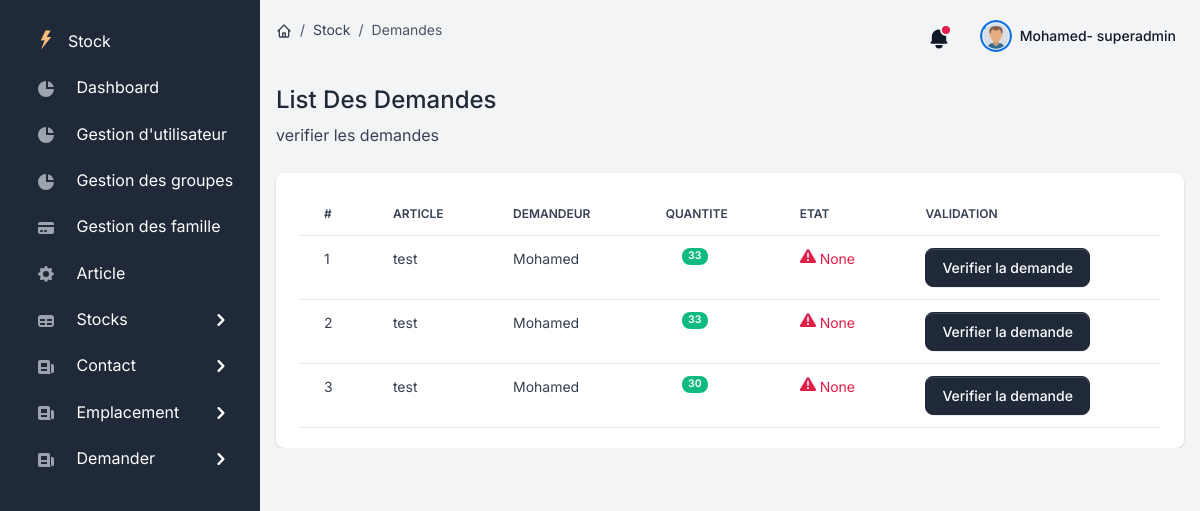
The page /demandes/list_demande (signed in) on the database its author committed.
### users/models.py (models this page shows, shortened)
class User(AbstractUser):
    USER_TYPE_CHOICES = (
      (1, 'admin'),
      (2, 'user'),
      (4, 'superadmin'),)
    role = models.PositiveSmallIntegerField(choices=USER_TYPE_CHOICES,default=4)

class demande(models.Model):
    choix_etat = (
        ('en-cours', 'en-cours'),
        ('rejeter', 'rejeter'),
        ('valider','valider'),)
    article = models.ForeignKey(Stock,on_delete=models.CASCADE)
    demander = models.ForeignKey(User,on_delete=models.CASCADE)
    quantite  = models.IntegerField(default=0)
    created = models.DateTimeField(auto_now_add=True)
    validation = models.CharField(max_length=50, blank=True, null=True,choices=choix_etat)

class Stock(models.Model):
    id_sous_famille = models.ForeignKey(SousFamille,verbose_name="Article",on_delete=models.CASCADE)
    quantity = models.IntegerField(blank=True, null=True)
    receive_quantity = models.IntegerField( blank=True, null=True)
    receive_by = models.ForeignKey(User,related_name="ReceiveUser",on_delete=models.CASCADE,default=1)
    issue_quantity = models.IntegerField(default=0,blank=True, null=True)
    issue_by = models.ForeignKey(User,related_name="IssueUser",on_delete=models.CASCADE,default=1)
    issue_to = models.ForeignKey(distinations,verbose_name="Emplacement",on_delete=models.CASCADE,default=1)
    fac =  models.ForeignKey(Facture,on_delete=models.CASCADE)
    created_by = models.ForeignKey(User,related_name="CreatUser",on_delete=models.CASCADE,default=1)
    reorder_level = models.IntegerField(default='0',verbose_name="garantie", blank=True, null=True)
    last_updated = models.DateTimeField(auto_now_add=False, auto_now=True)
    ci=models.CharField(max_length=50, blank=True, null=True)
    prix = models.IntegerField(default=0,blank=True, null=True)
    def __str__(self):
        return self.id_sous_famille.designation

class SousFamille(models.Model):
    choix = (
        ('oui', 'oui'),
        ('non', 'non'),
    )
    choix_ville = (
        ('tunis', 'tunis'),
        ('sousse', 'sousse'),
        ('nice','nice'),
    ),
    id_famille = models.ForeignKey(Familles,verbose_name="Les Articles",on_delete=models.CASCADE)
    designation = models.CharField(max_length=20)
    marque = models.CharField(max_length=20)
    model = models.CharField(max_length=20)
    seuil = models.IntegerField()
    groupresp = models.ForeignKey(Group,verbose_name='groupe_resp',on_delete=models.CASCADE,default=1)
    pid1 = models.CharField(max_length=20,unique=True)
    active = models.CharField(max_length=3,verbose_name="consommable",choices=choix)
    ville = models.CharField(max_length=6,blank=True, null=True)
    icon = models.CharField(max_length=120,blank=True, null=True)

### users/views.py (the view)
# urls.py: path('demandes/list_demande',views.listdemandes,name='list_demande'),
@login_required(redirect_field_name='login')
def listdemandes(request):
    listdemande = demande.objects.all()
    context = {'listdemandes':listdemande,'page_name':'Demandes'}
    return render(request,"./demandes/verification_demande.html",context)

### users/templates/demandes/verification_demande.html (shortened to what this page needs)
{% extends "layouts/base.html" %}
{% block content %}
  <div class="d-flex justify-content-between flex-wrap flex-md-nowrap align-items-center py-4">
      <div class="d-block mb-4 mb-md-0">
      <h2 class="h4">List Des Demandes</h2>
      <p class="mb-0">verifier les demandes</p>
  </div>
  </div>
  <div class="card card-body border-0 shadow table-wrapper table-responsive">
      <table id="table-demande" class="table table-hover">
          <thead>
              <tr>
                  <th class="border-gray-200">#</th>
                  <th class="border-gray-200">Article</th>
                  <th class="border-gray-200">demandeur</th>
                  <th class="border-gray-200">Quantite</th>
                  <th class="border-gray-200">Etat</th>
                  <th class="border-gray-200">validation</th>
              </tr>
          </thead>
          <tbody>
              {% include 'demandes/liste_demandes.html' %}
          </tbody>
      </table>
     </div>
{% endblock content %}

### users/templates/includes/navigation.html (shortened to what this page needs)
<nav class="navbar navbar-top navbar-expand navbar-dashboard navbar-dark ps-0 pe-2 pb-0">
              <div class="container-fluid px-0">
                <div class="d-flex justify-content-between w-100" id="navbarSupportedContent">
                  <div class="d-flex align-items-center">
                    <nav aria-label="breadcrumb" class="d-none d-md-inline-block">
                      <ol class="breadcrumb breadcrumb-dark breadcrumb-transparent">
                        <li class="breadcrumb-item">
                          <a href="{% url 'index' %}">
                          </a>
                      </li>
                      <li class="breadcrumb-item"><a href="#">Stock</a></li>
                      <li class="breadcrumb-item active" aria-current="page">{{page_name}}</li>
                  </ol>
              </nav>
                  </div>
                  <ul class="navbar-nav align-items-center">
                    <li class="nav-item dropdown">
                      <a class="nav-link text-dark notification-bell unread dropdown-toggle" data-unread-notifications="true" href="#" role="button" data-bs-toggle="dropdown" data-bs-display="static" aria-expanded="false">
                        <svg class="icon icon-sm text-gray-900" fill="currentColor" viewBox="0 0 20 20" xmlns="http://www.w3.org/2000/svg"><path d="M10 2a6 6 0 00-6 6v3.586l-.707.707A1 1 0 004 14h12a1 1 0 00.707-1.707L16 11.586V8a6 6 0 00-6-6zM10 18a3 3 0 01-3-3h6a3 3 0 01-3 3z"></path></svg>
                      </a>
                    </li>
                    <li class="nav-item dropdown ms-lg-3">
                      <a class="nav-link dropdown-toggle pt-1 px-0" href="#" role="button" data-bs-toggle="dropdown" aria-expanded="false">
                        <div class="media d-flex align-items-center">
                          <img class="avatar rounded-circle" alt="Image placeholder" src="/static/assets/img/team/utilisateur.png">
                          <div class="media-body ms-2 text-dark align-items-center d-none d-lg-block">
                            <span class="mb-0 font-small fw-bold text-gray-900">
                              <strong>{{ request.user.username }}-
                                {% if request.user.is_staff and request.user.is_superuser %}
                                superadmin
                              {% elif  request.user.is_staff %}
                              admin
                              {% else %}
                              manager
                              {% endif %}
                              </strong>
                            </span>
                          </div>
                        </div>
                      </a>
                    </li>
                  </ul>
                </div>
              </div>
            </nav>

### users/templates/demandes/liste_demandes.html (shortened to what this page needs)
{% for article in listdemandes %}
              <tr>
                <td>{{article.id}}</td>
                <td> {{article.article}} </td>
                <td>{{article.demander}}</td>
                <td>
                    <div class="ms-sm-3"><span class="badge super-badge bg-success">{{article.quantite}}</span>
                    </td>
                          <td class=" ">
                              <span class=" d-flex ">
                                        <span class=" {% if article.validation == 'valider' %} text-success  {% elif article.validation == 'en-cours' %} text-purple {% else %} text-danger {% endif %}">{{article.validation}}</span>
                                    </span>
                            </td>
                            <td>
                                <button data-url="{% url 'valide_demande' article.id %}" type="button" class="btn btn-primary verification-demande_btn" >
                                   Verifier la demande</button>
                            </td>
                        </tr>
                        {% endfor %}

### rows shown on the page
User: user.username "Mohamed"
demande: id "1", article "test", demander "Mohamed", quantite "33", validation "None"
demande: id "2", article "test", demander "Mohamed", quantite "33", validation "None"
demande: id "3", article "test", demander "Mohamed", quantite "30", validation "None"

### other values the page prints
{{ page_name }} "Demandes"
